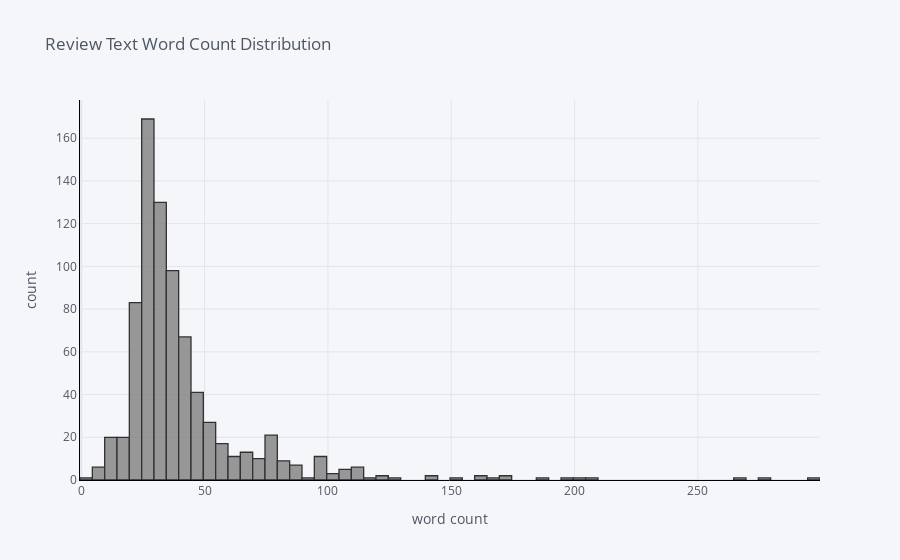

Notebook code cell kept with this figure:
### Code cell
# The distribution of review word count
df['word_count'].iplot(
    kind='hist',
    bins=100,
    xTitle='word count',
    linecolor='black',
    yTitle='count',
    color = 'Grey',
    title='Review Text Word Count Distribution')

### Figure 1 — Plotly figure (JSON) as saved in the notebook; plotly's stock layout.template omitted (floating-point values rounded to 4 significant figures; data arrays with more than 128 entries replaced by an {"elided": "..."} marker saying what was removed)
{"data": [{"histfunc": "count", "histnorm": "", "marker": {"color": "rgba(128, 128, 128, 1.0)", "line": {"color": "#000000", "width": 1.3}}, "name": "word_count", "nbinsx": 100, "opacity": 0.8, "orientation": "v", "type": "histogram", "x": {"elided": "795 int values"}}], "layout": {"barmode": "overlay", "legend": {"bgcolor": "#F5F6F9", "font": {"color": "#4D5663"}}, "paper_bgcolor": "#F5F6F9", "plot_bgcolor": "#F5F6F9", "title": {"font": {"color": "#4D5663"}, "text": "Review Text Word Count Distribution"}, "xaxis": {"gridcolor": "#E1E5ED", "linecolor": "black", "showgrid": true, "tickfont": {"color": "#4D5663"}, "title": {"font": {"color": "#4D5663"}, "text": "word count"}, "zerolinecolor": "#E1E5ED"}, "yaxis": {"gridcolor": "#E1E5ED", "linecolor": "black", "showgrid": true, "tickfont": {"color": "#4D5663"}, "title": {"font": {"color": "#4D5663"}, "text": "count"}, "zerolinecolor": "#E1E5ED"}}}
